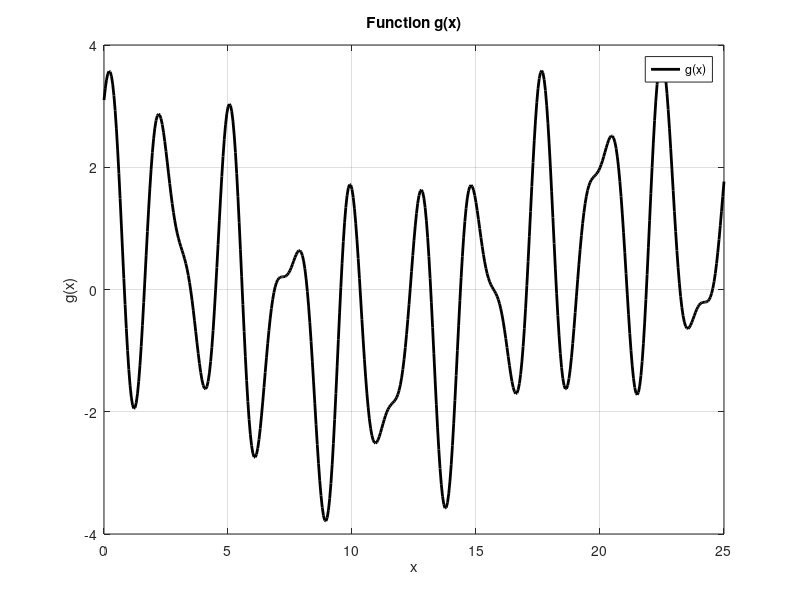
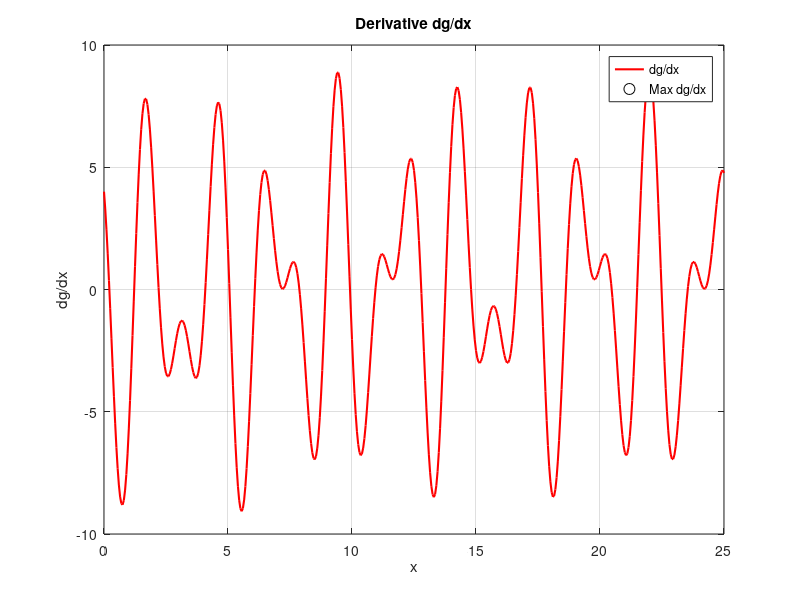
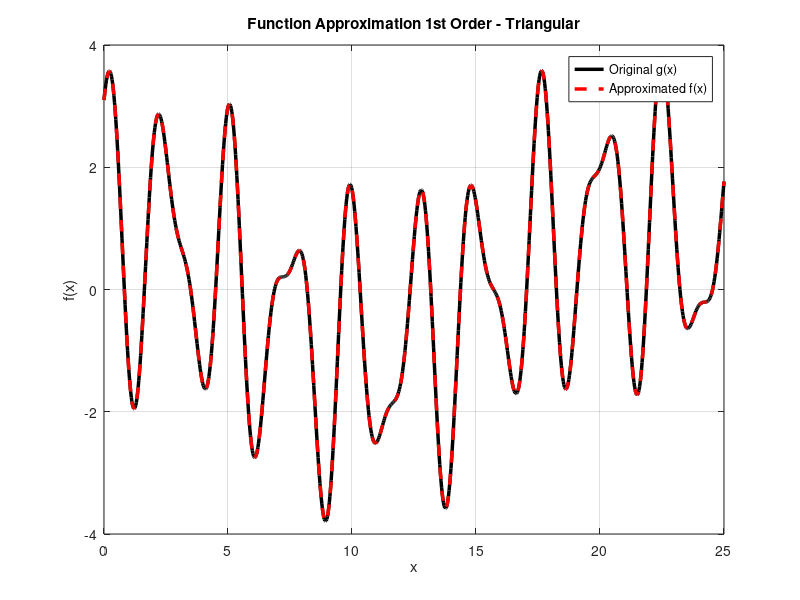

These figures' MATLAB source, in order:
% Implementation of Fuzzy System 
% Triangular Membership Functions
% First Order

% Clear workspace
clear; close all; clc;

% Define the function g(x) and its derivative dg/dx
x = 0:0.05:25;  % Fine sampling for better precision
g = 2 * cos(2.5 * x) + sin(4 * x) + 1.1 * cos(0.3 * x);  % g(x)

% Compute the derivative dg/dx
dg_dx = -5 * sin(2.5 * x) + 4 * cos(4 * x) - 0.33 * sin(0.3 * x);

% Find the maximum value of dg/dx
[max_dg_dx, idx] = max(dg_dx);
max_x = x(idx);  % x-value at which the maximum occurs

% Plot g(x) and dg/dx for visualization
figure;
plot(x, g, 'k', 'LineWidth', 2, 'DisplayName', 'g(x)');
legend('g(x)');
title('Function g(x)');
xlabel('x');
ylabel('g(x)');
grid on;

figure;
plot(x, dg_dx, 'r', 'LineWidth', 1.5);
hold on;
plot(max_x, max_dg_dx, 'ko', 'MarkerSize', 8, 'DisplayName', 'Max dg/dx');
title('Derivative dg/dx');
xlabel('x');
ylabel('dg/dx');
legend('dg/dx', 'Max dg/dx');
grid on;

% Display the maximum derivative
disp(['Maximum value of dg/dx: ', num2str(max_dg_dx)]);
disp(['At x = ', num2str(max_x)]);

% Define epsilon
epsilon = 0.02;

% Calculate max(dg/dx) from the previous step
% Derivative dg/dx already defined
[max_dg_dx, ~] = max(dg_dx);

% Calculate h
h = epsilon / max_dg_dx;

% Calculate the number of membership functions
num_mf = ceil((25 - 0) / h);  % Use ceil to ensure an integer number

% Display the results
disp(['Maximum value of dg/dx: ', num2str(max_dg_dx)]);
disp(['Calculated h: ', num2str(h)]);
disp(['Number of Membership Functions: ', num2str(num_mf)]);

% Define the range for x
x_start = 0;
x_end = 25;

% Step size h from the previous calculation
h =  epsilon / max_dg_dx;

% Number of membership functions
num_mf = ceil((x_end - x_start) / h);

% %Testing
% num_mf = 10;
% h = 25/10;

% Calculate the centers of the membership functions
e = linspace(x_start, x_end, num_mf);  % Centers

% Define the triangular membership functions
x = linspace(x_start, x_end, 1000);  % Fine grid for plotting
mf_values = zeros(num_mf, length(x));  % Store values of each MF

for i = 1:num_mf
    % Define the parameters for each triangle
    if i == 1
        a = x_start;  % First triangle starts at x_start
    else
        a = e(i-1);
    end
    e_i = e(i);
    
    if i == num_mf
        b = x_end;  % Last triangle ends at x_end
    else
        b = e(i+1);
    end
    
    % Calculate the membership values for the current triangle
    mf_values(i, :) = max(0, min((x - a) / (e_i - a), (b - x) / (b - e_i)));
end

% % Plot the triangular membership functions
% figure;
% hold on;
% for i = 1:num_mf
%     plot(x, mf_values(i, :), 'LineWidth', 1.5, 'DisplayName', ['MF ', num2str(i)]);
% end
% title('Triangular Membership Functions');
% xlabel('x');
% ylabel('Membership Degree');
% grid on;

% Centers of membership functions
e = linspace(x_start, x_end, num_mf);  % Centers

% Define triangular membership functions and their centers
mf_values = zeros(num_mf, length(x));  % Store membership values
y_hat = 2 * cos(2.5 * e) + sin(4 * e) + 1.1 * cos(0.3 * e);  % Output centers (y_hat_j)

for i = 1:num_mf
    % Define the parameters for each triangle
    if i == 1
        a = x_start;  % First triangle starts at x_start
    else
        a = e(i-1);
    end
    
    e_i = e(i);
    
    if i == num_mf
        b = x_end;  % Last triangle ends at x_end
    else
        b = e(i+1);
    end
    
    % Calculate membership values for the current triangle
    mf_values(i, :) = max(0, min((x - a) / (e_i - a), (b - x) / (b - e_i)));
end

% Apply the approximation formula
numerator = zeros(1, length(x));
denominator = zeros(1, length(x));

for i = 1:num_mf
    numerator = numerator + y_hat(i) * mf_values(i, :);
    denominator = denominator + mf_values(i, :);
end

% Avoid division by zero
denominator(denominator == 0) = eps;

% Calculate f(x)
f_approx = numerator ./ denominator;

% Plot the results
figure;
plot(x, 2 * cos(2.5 * x) + sin(4 * x) + 1.1 * cos(0.3 * x), 'k-', 'LineWidth', 2.5 , 'DisplayName', 'Original g(x)');
hold on;
plot(x, f_approx, 'r--', 'LineWidth', 2.5, 'DisplayName', 'Approximated f(x)');
title('Function Approximation 1st Order - Triangular');
xlabel('x');
ylabel('f(x)');
legend('show');
grid on;

% Display approximation quality
mse = mean((f_approx - (2 * cos(2.5 * x) + sin(4 * x) + 1.1 * cos(0.3 * x))).^2);
disp(['Mean Squared Error (MSE): ', num2str(mse)]);

% Display Max Error
err = max(abs(f_approx - (2 * cos(2.5 * x) + sin(4 * x) + 1.1 * cos(0.3 * x))));
disp(['Max Error: ', num2str(err)]);
